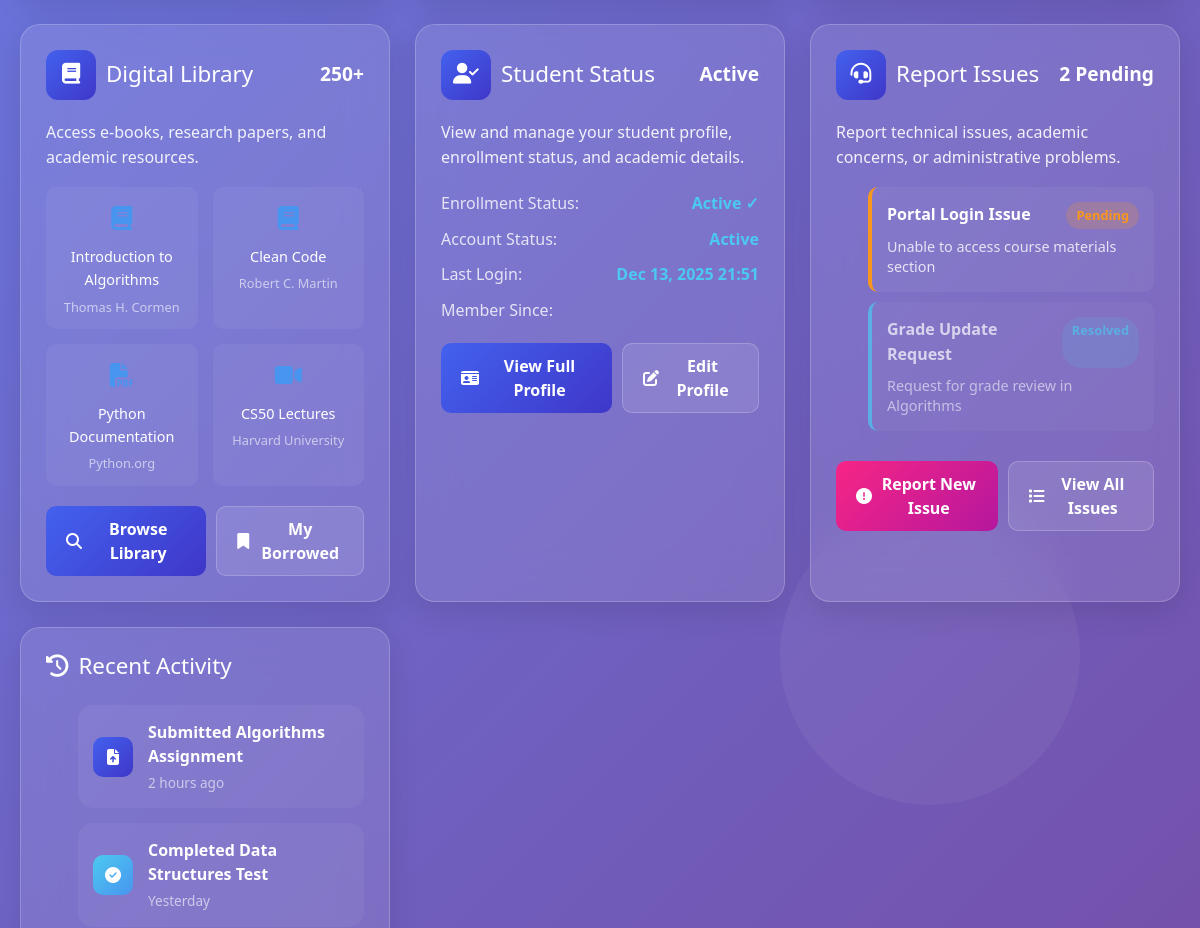
The app's page /api/exams/students_dashboard (signed in, middle part), older data.
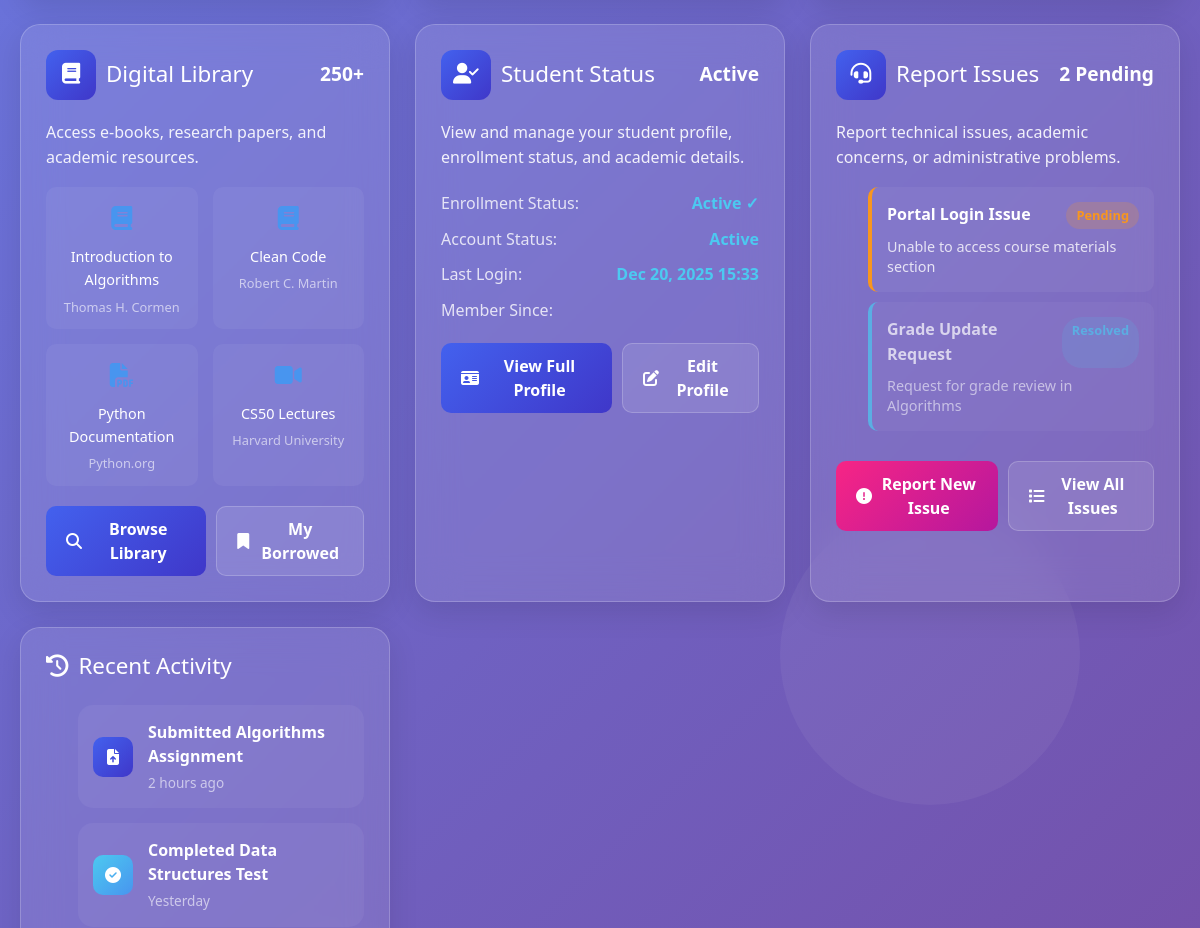
The same page, newer data.
### users/models.py (models this page shows)
class User(AbstractBaseUser, PermissionsMixin):
  STATUS_ROLE = [
    ("student", "Student"),
    ("teacher", "Teacher"),
    ("admin", "Admin"),
    ("user", "User"),
  ]
  id = models.UUIDField(primary_key=True, default=uuid.uuid4, editable=False)
  first_name = models.CharField(max_length=230)
  last_name = models.CharField(max_length=230)
  email = models.EmailField(unique=True)
  role = models.CharField(max_length=230, choices=STATUS_ROLE, default="user")
  is_active = models.BooleanField(default=True)
  date_added = models.DateField(auto_now=True)
  objects = UserManager()
  active = ActiveManager()
  USERNAME_FIELD = "email"
  REQUIRED_FIELDS = ["first_name", "last_name"]

### teachers_users2_management/views.py (the view)
# urls.py: path("students_dashboard", views.students_dashboard, name="students_dashboard"),
@login_required
def students_dashboard(request):
  if Profile.objects.get(user=request.user).role != "student":
    messages.error(request, "Access Denied")
    return redirect("profile")
  try:
    user = models.Student.objects.get(user=request.user)
  except User.DoesNotExist:
    user = None
  return render(request, "students_dashboard.html", {"user":user})

### templates/students_dashboard.html (shortened to what the changed rows need)
<!DOCTYPE html>
<html lang="en">
  <head>
    <link
      rel="stylesheet"
      href="https://cdnjs.cloudflare.com/ajax/libs/font-awesome/6.4.0/css/all.min.css"
    />
    <link
      href="https://cdn.jsdelivr.net/npm/bootstrap@5.3.0/dist/css/bootstrap.min.css"
      rel="stylesheet"
    />
  </head>
  <body>
    <div class="dashboard-container">
      <div class="dashboard-grid">
        <div class="dashboard-card">
          <div class="card-header">
            <h2 class="card-title">
              <div class="card-icon">
                <i class="fas fa-book"></i>
              </div>
              Digital Library
            </h2>
          </div>
        </div>
        <div class="dashboard-card">
          <div class="card-header">
            <h2 class="card-title">
              <div class="card-icon">
                <i class="fas fa-user-check"></i>
              </div>
              Student Status
            </h2>
          </div>
          <div class="card-content">
            <div style="margin: 20px 0">
              <div
                style="
                  display: flex;
                  justify-content: space-between;
                  margin-bottom: 10px;
                "
              >
                <span style="color: rgba(255, 255, 255, 0.8)">Last Login:</span>
                <span
                  id="lastLogin"
                  style="color: var(--success); font-weight: 600"
                >
                  {% if request.user.last_login %}
                  {{request.user.last_login|date:"M d, Y H:i" }} {% else %} Never
                  {% endif %}
                </span>
              </div>
            </div>
          </div>
        </div>
        <div class="dashboard-card">
          <div class="card-header">
            <h2 class="card-title">
              <div class="card-icon">
                <i class="fas fa-headset"></i>
              </div>
              Report Issues
            </h2>
          </div>
        </div>
        <div class="activity-sidebar">
          <h2 class="card-title" style="margin-bottom: 25px">
            <i class="fas fa-history"></i>
            Recent Activity
          </h2>
        </div>
      </div>
    </div>
  </body>
</html>

Row changes from the older to the newer data that the page shows:
changed User: user.last_login "Dec 13, 2025 21:51" → "Dec 20, 2025 15:33"
